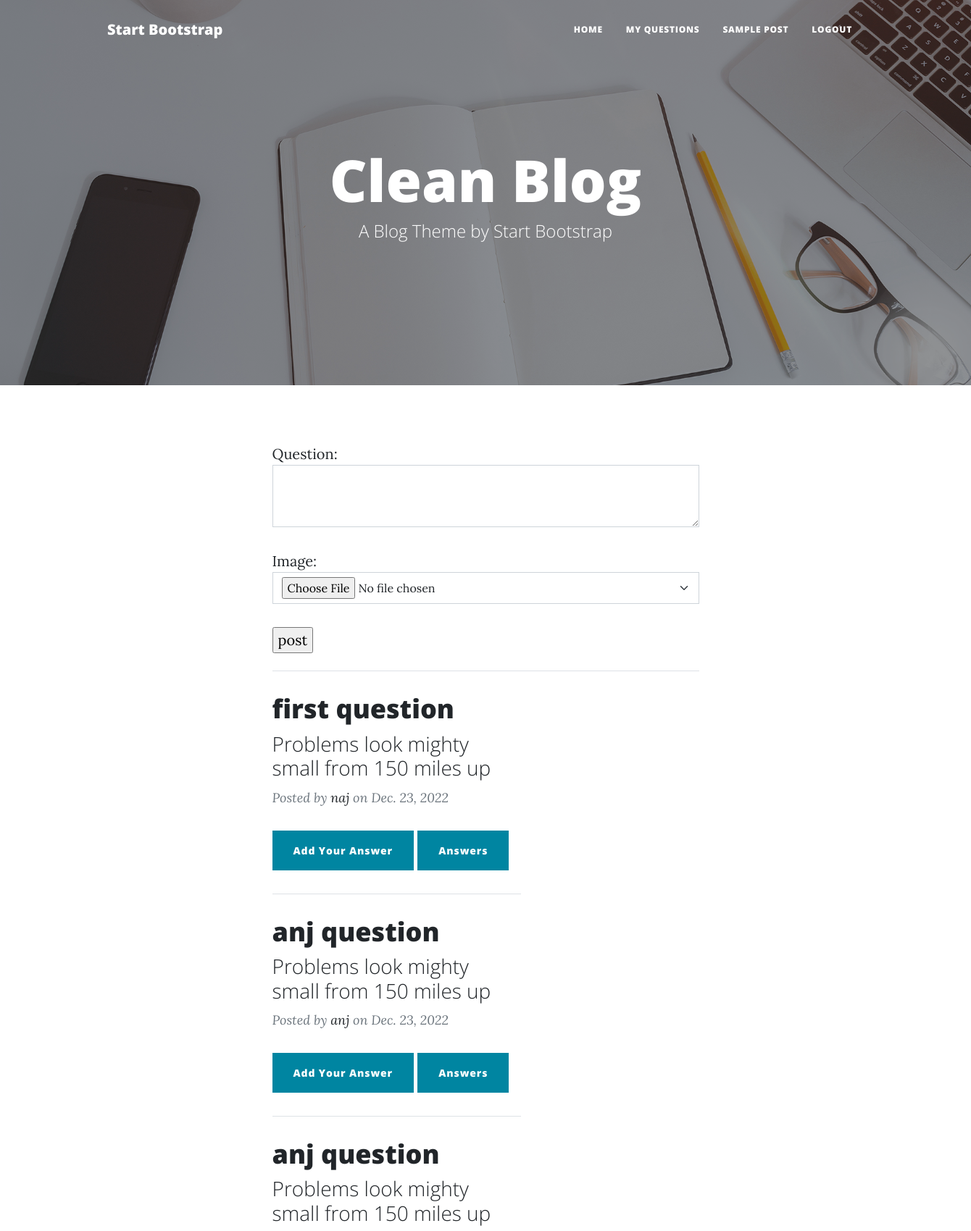
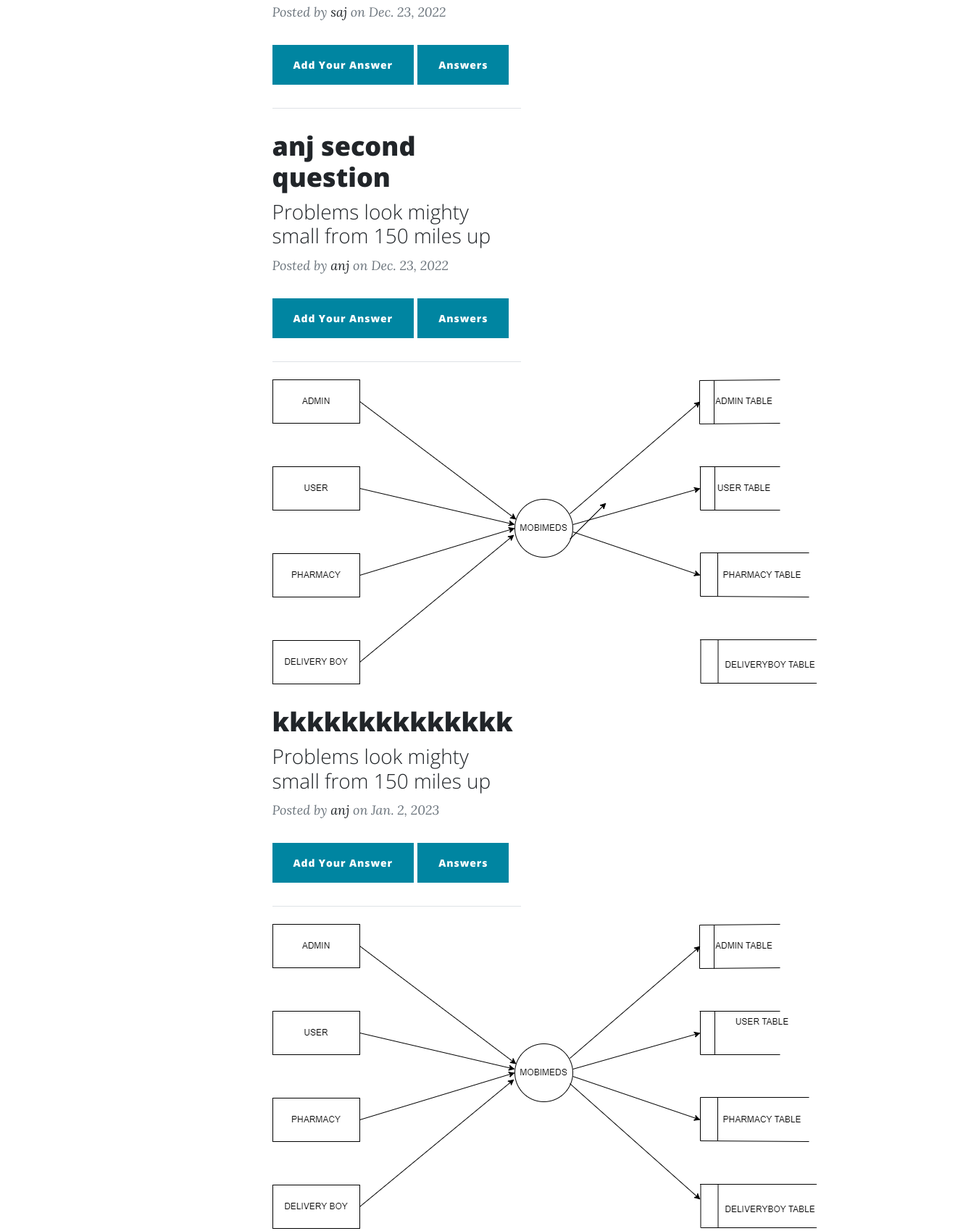
Screenshot of /home (signed in, upper part) with the database file from the repository (2 pictures, top to bottom).
### stack/models.py (models this page shows, shortened)
class Questions(models.Model):
    question=models.CharField(max_length=200)
    image=models.ImageField(upload_to="images",null=True,blank=True)
    user=models.ForeignKey(User,on_delete=models.CASCADE)
    created_date=models.DateField(auto_now_add=True)
    is_active=models.BooleanField(default=True)
    @property
    def fetch_answer(self):
        answer=self.answer_set.all().annotate(up_count=Count('up_vote')).order_by('-up_count')
        return answer

### stack/views.py (the view, shortened to what this page needs)
# urls.py: path("home",views.IndexView.as_view(),name="home"),
@method_decorator(decorators,name='dispatch')
class IndexView(CreateView,ListView):
    template_name="index.html"
    form_class=QuestionForm
    model=Questions
    success_url=reverse_lazy("home")
    context_object_name="questions"
    def get_queryset(self):
        return Questions.objects.all().exclude(user=self.request.user)

### stack/forms.py
class QuestionForm(forms.ModelForm):
    class Meta:
        model=Questions
        fields=["question",
                "image"
                ]
        widgets={
            "question":forms.Textarea(attrs={"class":"form-control","rows":3}),
            "image":forms.FileInput(attrs={"class":"form-select"})
        }

### stack/views.py (called while the page is built)
def signin_required(fn):
    def wrapper(request,*args,**kw):
        if not request.user.is_authenticated:
            messages.error(request,"u must login")
            return redirect("signin")
        else:
            return fn(request,*args,**kw)
    return wrapper

### stack/templates/index.html (shortened to what this page needs)
{%extends 'base.html'%}
{%block body_block%}
<div class="col-md-10 col-lg-8 col-xl-7">
    <div class="post-preview">
        <form action="" method="post" enctype="multipart/form-data">
            {{form.as_p}}
            <input type="submit" value="post">
        </form>
    </div>
    <hr class="my-4" />
    {%for q in questions%}
    <div class="col-md-10 col-lg-8 col-xl-7">
        <div class="post-preview">
            <a href="post.html">
                {%if q.image%}
                <img src="{{q.image.url}}" alt="">
                {%endif%}
                <h2 class="post-title">{{q.question}}</h2>
                <h3 class="post-subtitle">Problems look mighty small from 150 miles up</h3>
            </a>
            <p class="post-meta">
                Posted by
                <a href="#!">{{q.user}}</a>
                on {{q.created_date}}
                <div>
                    <p>
                        <button class="btn btn-primary" type="button" data-bs-toggle="collapse" data-bs-target="#collapseExample{{ forloop.counter }}" aria-expanded="false" aria-controls="collapseExample">
                          Add Your Answer
                        </button>
                        <button class="btn btn-primary" type="button" data-bs-toggle="collapse" data-bs-target="#answerlist{{forloop.counter}}" aria-expanded="false" aria-controls="collapseExample">
                         Answers
                          </button>
                      </p>
                </div>
            </p>
        </div>
        <hr class="my-4" />
    </div>
    {%endfor%}
</div>
{%endblock%}

### stack/templates/base.html (shortened to what this page needs)
<!DOCTYPE html>
{%load static%}
<html lang="en">
    <head>
        <link href="{%static 'css/styles.css'%}" rel="stylesheet" />
    </head>
    <body>
        <nav class="navbar navbar-expand-lg navbar-light" id="mainNav">
            <div class="container px-4 px-lg-5">
                <a class="navbar-brand" href="index.html">Start Bootstrap</a>
                <div class="collapse navbar-collapse" id="navbarResponsive">
                    <ul class="navbar-nav ms-auto py-4 py-lg-0">
                        <li class="nav-item"><a class="nav-link px-lg-3 py-3 py-lg-4" href="index.html">Home</a></li>
                        <li class="nav-item"><a class="nav-link px-lg-3 py-3 py-lg-4" href="{%url 'my-questions'%}">My Questions</a></li>
                        <li class="nav-item"><a class="nav-link px-lg-3 py-3 py-lg-4" href="post.html">Sample Post</a></li>
                        <li class="nav-item"><a class="nav-link px-lg-3 py-3 py-lg-4" href="{%url 'signout'%}">logout</a></li>
                    </ul>
                </div>
            </div>
        </nav>
        <header class="masthead" style="background-image: url('{%static 'assets/img/home-bg.jpg' %}')">
            <div class="container position-relative px-4 px-lg-5">
                <div class="row gx-4 gx-lg-5 justify-content-center">
                    <div class="col-md-10 col-lg-8 col-xl-7">
                        <div class="site-heading">
                            <h1>Clean Blog</h1>
                            <span class="subheading">A Blog Theme by Start Bootstrap</span>
                        </div>
                    </div>
                </div>
            </div>
        </header>
        <div class="container px-4 px-lg-5">
            <div class="row gx-4 gx-lg-5 justify-content-center">
                {%block body_block%}
                {%endblock%}
            </div>
        </div>
    </body>
</html>

### rows the page displays
Questions: question "first question", user "naj", created_date "Dec. 23, 2022"
Questions: question "anj question", user "anj", created_date "Dec. 23, 2022"
Questions: question "anj question", user "saj", created_date "Dec. 23, 2022"
Questions: question "anj second question", user "anj", created_date "Dec. 23, 2022"
Questions: image (picture), question "kkkkkkkkkkkkkk", user "anj", created_date "Jan. 2, 2023"
Questions: image (picture)
